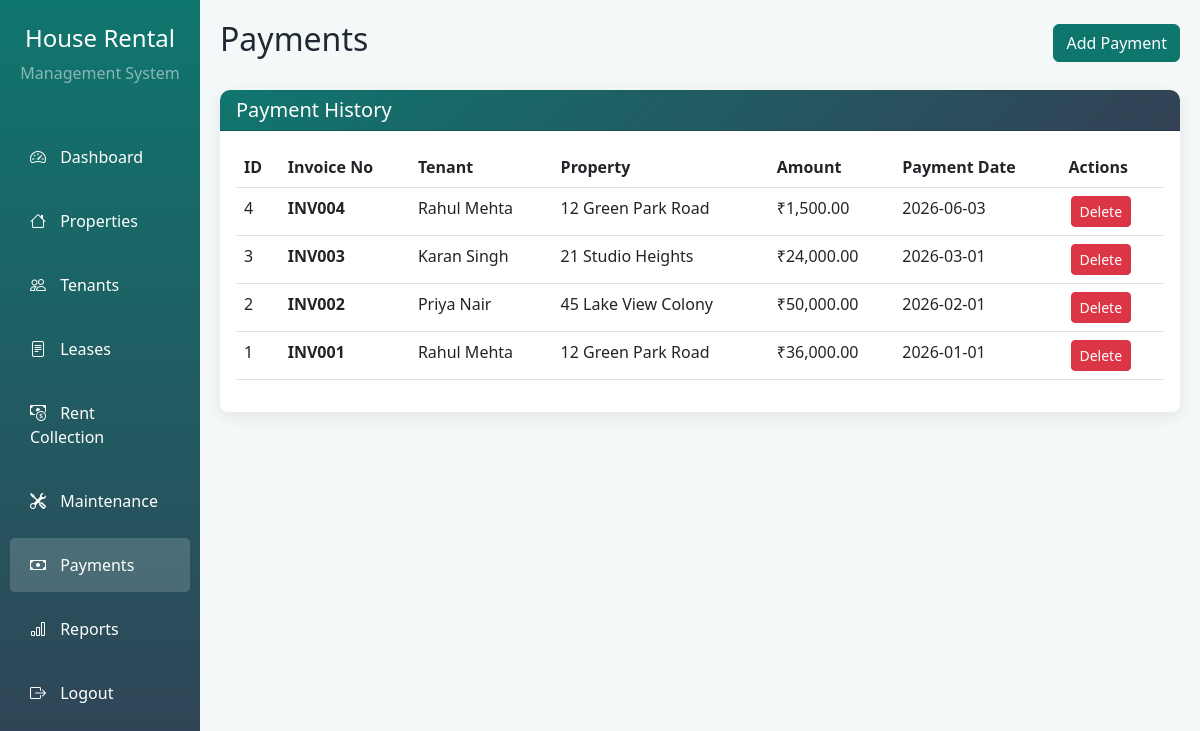
The page /payments.php (signed in) on the database its author committed.
### tables this page shows
CREATE TABLE IF NOT EXISTS payments (
    payment_id INT AUTO_INCREMENT PRIMARY KEY,
    admin_id INT NOT NULL,
    lease_id INT NOT NULL,
    amount DECIMAL(10,2) NOT NULL,
    payment_date DATE NOT NULL,
    invoice_no VARCHAR(20) NOT NULL,
    payment_type VARCHAR(50) DEFAULT 'Other',
    notes TEXT,
    FOREIGN KEY (admin_id) REFERENCES admins(admin_id) ON DELETE CASCADE,
    FOREIGN KEY (lease_id) REFERENCES leases(lease_id) ON DELETE CASCADE
);

CREATE TABLE IF NOT EXISTS tenants (
    tenant_id INT AUTO_INCREMENT PRIMARY KEY,
    admin_id INT NOT NULL,
    full_name VARCHAR(100) NOT NULL,
    email VARCHAR(100) NOT NULL,
    contact VARCHAR(20) NOT NULL,
    aadhar_number VARCHAR(20) DEFAULT NULL,
    emergency_contact VARCHAR(20) DEFAULT NULL,
    created_at TIMESTAMP DEFAULT CURRENT_TIMESTAMP,
    FOREIGN KEY (admin_id) REFERENCES admins(admin_id) ON DELETE CASCADE
);

CREATE TABLE IF NOT EXISTS properties (
    property_id INT AUTO_INCREMENT PRIMARY KEY,
    admin_id INT NOT NULL,
    address VARCHAR(255) NOT NULL,
    city VARCHAR(100) NOT NULL,
    owner_name VARCHAR(100) NOT NULL,
    rent DECIMAL(10,2) NOT NULL,
    category_id INT NOT NULL,
    status VARCHAR(20) DEFAULT 'Available',
    image VARCHAR(255) DEFAULT NULL,
    bedrooms INT DEFAULT 1,
    bathrooms INT DEFAULT 1,
    area_sqft INT DEFAULT NULL,
    description TEXT,
    FOREIGN KEY (admin_id) REFERENCES admins(admin_id) ON DELETE CASCADE,
    FOREIGN KEY (category_id) REFERENCES categories(category_id) ON DELETE CASCADE
);

### payments.php (the view, shortened to what this page needs)
<?php
include 'db.php';
$admin_id = (int)$_SESSION['admin_id'];
$payments = mysqli_query($conn, "SELECT p.*, l.tenant_id, l.property_id, t.full_name, pr.address FROM payments p LEFT JOIN leases l ON p.lease_id = l.lease_id LEFT JOIN tenants t ON l.tenant_id = t.tenant_id LEFT JOIN properties pr ON l.property_id = pr.property_id WHERE p.admin_id = $admin_id ORDER BY p.payment_id DESC");
?>
<!DOCTYPE html>
<html lang="en">
<head>
    <link href="https://cdn.jsdelivr.net/npm/bootstrap@5.3.0/dist/css/bootstrap.min.css" rel="stylesheet">
    <link rel="stylesheet" href="css/style.css">
</head>
<body>
    <div class="container-fluid">
        <div class="row">
            <div class="col-md-2 sidebar p-0">
                <div class="text-center py-4">
                    <h4 class="text-white">House Rental</h4>
                    <p class="text-white-50">Management System</p>
                </div>
                <nav class="nav flex-column">
                    <a class="nav-link" href="index.php"><i class="bi bi-speedometer2"></i> Dashboard</a>
                    <a class="nav-link" href="properties.php"><i class="bi bi-house"></i> Properties</a>
                    <a class="nav-link" href="tenants.php"><i class="bi bi-people"></i> Tenants</a>
                    <a class="nav-link" href="leases.php"><i class="bi bi-file-text"></i> Leases</a>
                    <a class="nav-link" href="rent_collection.php"><i class="bi bi-cash-coin"></i> Rent Collection</a>
                    <a class="nav-link" href="maintenance.php"><i class="bi bi-tools"></i> Maintenance</a>
                    <a class="nav-link active" href="payments.php"><i class="bi bi-cash"></i> Payments</a>
                    <a class="nav-link" href="reports.php"><i class="bi bi-bar-chart"></i> Reports</a>
                    <a class="nav-link" href="logout.php"><i class="bi bi-box-arrow-right"></i> Logout</a>
                </nav>
            </div>
            <div class="col-md-10 main-content">
                <div class="d-flex justify-content-between align-items-center mb-4">
                    <h2>Payments</h2>
                    <a href="add_payment.php" class="btn btn-primary">Add Payment</a>
                </div>
                <div class="card table-card">
                    <div class="card-header">
                        <h5 class="mb-0">Payment History</h5>
                    </div>
                    <div class="card-body">
                        <div class="table-responsive">
                            <table class="table table-hover">
                                <thead>
                                    <tr>
                                        <th>ID</th>
                                        <th>Invoice No</th>
                                        <th>Tenant</th>
                                        <th>Property</th>
                                        <th>Amount</th>
                                        <th>Payment Date</th>
                                        <th>Actions</th>
                                    </tr>
                                </thead>
                                <tbody>
                                    <?php while ($row = mysqli_fetch_assoc($payments)): ?>
                                    <tr>
                                        <td><?php echo $row['payment_id']; ?></td>
                                        <td><strong><?php echo $row['invoice_no']; ?></strong></td>
                                        <td><?php echo $row['full_name']; ?></td>
                                        <td><?php echo $row['address']; ?></td>
                                        <td>₹<?php echo number_format($row['amount'], 2); ?></td>
                                        <td><?php echo $row['payment_date']; ?></td>
                                        <td>
                                            <a href="payments.php?delete=<?php echo $row['payment_id']; ?>" class="btn btn-sm btn-danger btn-action" onclick="return confirmDelete()">Delete</a>
                                        </td>
                                    </tr>
                                    <?php endwhile; ?>
                                </tbody>
                            </table>
                        </div>
                    </div>
                </div>
            </div>
        </div>
    </div>
    <link rel="stylesheet" href="https://cdn.jsdelivr.net/npm/bootstrap-icons@1.10.0/font/bootstrap-icons.css">
</body>
</html>

### css/style.css (style rules this page uses)
body { background-color: #f5f8f8; color: #1f2933; }
.sidebar { min-height: 100vh; background: linear-gradient(180deg, #0f766e 0%, #334155 100%); }
.sidebar .nav-link { color: white; padding: 15px 20px; margin: 5px 10px; border-radius: 5px; transition: all 0.3s; }
.sidebar .nav-link:hover, .sidebar .nav-link.active { background-color: rgba(255,255,255,0.16); color: white; }
.sidebar .nav-link i { margin-right: 10px; }
.main-content { padding: 20px; }
.table-card { border: 0; border-radius: 8px; box-shadow: 0 5px 15px rgba(15, 23, 42, 0.08); }
.table-card .card-header { background: linear-gradient(135deg, #0f766e 0%, #334155 100%); color: white; border-radius: 10px 10px 0 0; }
.btn-action { margin: 0 2px; }
.btn-primary { background-color: #0f766e; border-color: #0f766e; }

### rows shown on the page
payments: payment_id "4", invoice_no "INV004", tenants.full_name "Rahul Mehta", properties.address "12 Green Park Road", amount "1,500.00", payment_date "2026-06-03"
payments: payment_id "3", invoice_no "INV003", tenants.full_name "Karan Singh", properties.address "21 Studio Heights", amount "24,000.00", payment_date "2026-03-01"
payments: payment_id "2", invoice_no "INV002", tenants.full_name "Priya Nair", properties.address "45 Lake View Colony", amount "50,000.00", payment_date "2026-02-01"
payments: payment_id "1", invoice_no "INV001", tenants.full_name "Rahul Mehta", properties.address "12 Green Park Road", amount "36,000.00", payment_date "2026-01-01"
